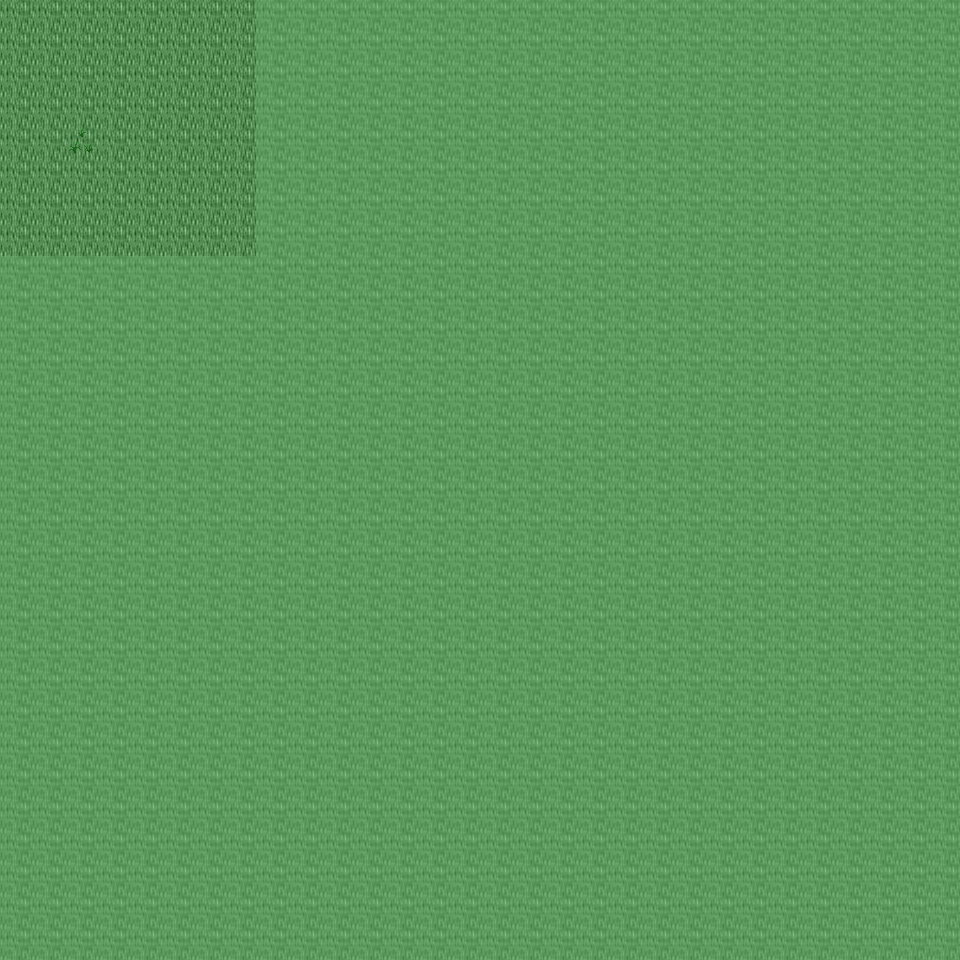

The image is a tile-based game level rendered from a .tmx file. Its description and source (layers, tilesets, objects; grid data summarised) follow:
An orthogonal 30x30 tile map with 32x32 px tiles, 6 tile layers (Ground, Object, Object2, Above, ...), 25 tilesets and 2 objects (2x mapchange).

<map version="1.0" orientation="orthogonal" renderorder="right-down" width="30" height="30" tilewidth="32" tileheight="32" nextobjectid="3">
  <tileset firstgid="1" name="tileset_ground_ground" tilewidth="32" tileheight="32" tilecount="33" columns="3">
    <image source="../drawable/tileset_ground_ground.png" width="96" height="352" />
  </tileset>
  <tileset firstgid="34" name="tileset_plant_flower_daisy_white" tilewidth="32" tileheight="32" tilecount="8" columns="2">
    <image source="../drawable/tileset_plant_flower_daisy_white.png" width="64" height="128" />
  </tileset>
  <tileset firstgid="42" name="tileset_ground_grass_edges" tilewidth="32" tileheight="32" tilecount="36" columns="12">
    <image source="../drawable/tileset_ground_grass_edges.png" width="384" height="96" />
  </tileset>
  <tileset firstgid="78" name="tileset_ground_grass_corners" tilewidth="32" tileheight="32" tilecount="24" columns="6">
    <image source="../drawable/tileset_ground_grass_corners.png" width="192" height="128" />
  </tileset>
  <tileset firstgid="102" name="tileset_plant_grasses" tilewidth="32" tileheight="32" tilecount="6" columns="3">
    <image source="../drawable/tileset_plant_grasses.png" width="96" height="64" />
  </tileset>
  <tileset firstgid="108" name="tileset_ground_rock_pebbles" tilewidth="32" tileheight="32" tilecount="3" columns="1">
    <image source="../drawable/tileset_ground_rock_pebbles.png" width="32" height="96" />
  </tileset>
  <tileset firstgid="111" name="tileset_ground_earth_edges" tilewidth="32" tileheight="32" tilecount="18" columns="6">
    <image source="../drawable/tileset_ground_earth_edges.png" width="192" height="96" />
  </tileset>
  <tileset firstgid="129" name="tileset_item_corpse_skull_pale" tilewidth="32" tileheight="32" tilecount="2" columns="2">
    <image source="../drawable/tileset_item_corpse_skull_pale.png" width="64" height="32" />
  </tileset>
  <tileset firstgid="131" name="tileset_logic_collision" tilewidth="32" tileheight="32" tilecount="1" columns="1">
    <image source="../drawable/tileset_logic_collision.png" width="32" height="32" />
  </tileset>
  <tileset firstgid="132" name="tileset_ground_water_swamp_water" tilewidth="32" tileheight="32" tilecount="33" columns="3">
    <image source="../drawable/tileset_ground_water_swamp_water.png" width="96" height="352" />
  </tileset>
  <tileset firstgid="165" name="tileset_plant_tree_tree_darkgreen" tilewidth="32" tileheight="32" tilecount="88" columns="8">
    <image source="../drawable/tileset_plant_tree_tree_darkgreen.png" width="256" height="352" />
  </tileset>
  <tileset firstgid="253" name="tileset_building_death_tower" tilewidth="32" tileheight="32" tilecount="252" columns="9">
    <image source="../drawable/tileset_building_death_tower.png" width="288" height="896" />
  </tileset>
  <tileset firstgid="505" name="tileset_ground_ridge_earth_dark" tilewidth="32" tileheight="32" tilecount="96" columns="12">
    <image source="../drawable/tileset_ground_ridge_earth_dark.png" width="384" height="256" />
  </tileset>
  <tileset firstgid="601" name="tileset_plant_tree_dead_tree_2" tilewidth="32" tileheight="32" tilecount="20" columns="4">
    <image source="../drawable/tileset_plant_tree_dead_tree_2.png" width="128" height="160" />
  </tileset>
  <tileset firstgid="621" name="tileset_item_corpse_swamp_sunken" tilewidth="32" tileheight="32" tilecount="32" columns="8">
    <image source="../drawable/tileset_item_corpse_swamp_sunken.png" width="256" height="128" />
  </tileset>
  <tileset firstgid="653" name="tileset_plant_grasses_swamp" tilewidth="32" tileheight="32" tilecount="42" columns="6">
    <image source="../drawable/tileset_plant_grasses_swamp.png" width="192" height="224" />
  </tileset>
  <tileset firstgid="695" name="tileset_plant_tree_dead_tree_3" tilewidth="32" tileheight="32" tilecount="16" columns="4">
    <image source="../drawable/tileset_plant_tree_dead_tree_3.png" width="128" height="128" />
  </tileset>
  <tileset firstgid="711" name="tileset_plant_stump_hollow_logs" tilewidth="32" tileheight="32" tilecount="6" columns="3">
    <image source="../drawable/tileset_plant_stump_hollow_logs.png" width="96" height="64" />
  </tileset>
  <tileset firstgid="717" name="tileset_ground_rock_rocks" tilewidth="32" tileheight="32" tilecount="4" columns="2">
    <image source="../drawable/tileset_ground_rock_rocks.png" width="64" height="64" />
  </tileset>
  <tileset firstgid="721" name="tileset_ground_rock_rocks_3" tilewidth="32" tileheight="32" tilecount="16" columns="4">
    <image source="../drawable/tileset_ground_rock_rocks_3.png" width="128" height="128" />
  </tileset>
  <tileset firstgid="737" name="tileset_item_corpse_skeleton" tilewidth="32" tileheight="32" tilecount="4" columns="2">
    <image source="../drawable/tileset_item_corpse_skeleton.png" width="64" height="64" />
  </tileset>
  <tileset firstgid="741" name="tileset_item_gothic_skull_post" tilewidth="32" tileheight="32" tilecount="2" columns="1">
    <image source="../drawable/tileset_item_gothic_skull_post.png" width="32" height="64" />
  </tileset>
  <tileset firstgid="743" name="tileset_item_statue_skullpedestal" tilewidth="32" tileheight="32" tilecount="2" columns="1">
    <image source="../drawable/tileset_item_statue_skullpedestal.png" width="32" height="64" />
  </tileset>
  <tileset firstgid="745" name="tileset_building_entrance_int_broken_bars" tilewidth="32" tileheight="32" tilecount="2" columns="1">
    <image source="../drawable/tileset_building_entrance_int_broken_bars.png" width="32" height="64" />
  </tileset>
  <tileset firstgid="747" name="tileset_ground_slate_tiles" tilewidth="32" tileheight="32" tilecount="15" columns="5">
    <image source="../drawable/tileset_ground_slate_tiles.png" width="160" height="96" />
  </tileset>
  <layer name="Ground" width="30" height="30">
    <data>[900 cells, 218 non-empty, 3 distinct tile ids]</data>
  </layer>
  <layer name="Object" width="30" height="30">
    <data>[900 cells, 34 non-empty, 15 distinct tile ids]</data>
  </layer>
  <layer name="Object2" width="30" height="30">
    <data>[900 cells, 14 non-empty, 9 distinct tile ids]</data>
  </layer>
  <layer name="Above" width="30" height="30">
    <data>[900 cells, 4 non-empty, 4 distinct tile ids]</data>
  </layer>
  <layer name="Above2" width="30" height="30">
    <data>[900 cells, 0 non-empty, 0 distinct tile ids]</data>
  </layer>
  <layer name="Walkable" width="30" height="30">
    <data>[900 cells, 836 non-empty, 1 distinct tile ids]</data>
  </layer>
  <objectgroup name="MapEvents">
    <object id="1" name="north" type="mapchange" x="0" y="0" width="256" height="32">
      <properties>
        <property name="map" value="0_ados_mountain_n2_w2_x4_y3" />
        <property name="place" value="south" />
      </properties>
    </object>
    <object id="2" name="west" type="mapchange" x="0" y="0" width="32" height="256">
      <properties>
        <property name="map" value="0_ados_mountain_n2_w2_x3_y4" />
        <property name="place" value="east" />
      </properties>
    </object>
  </objectgroup>
</map>
